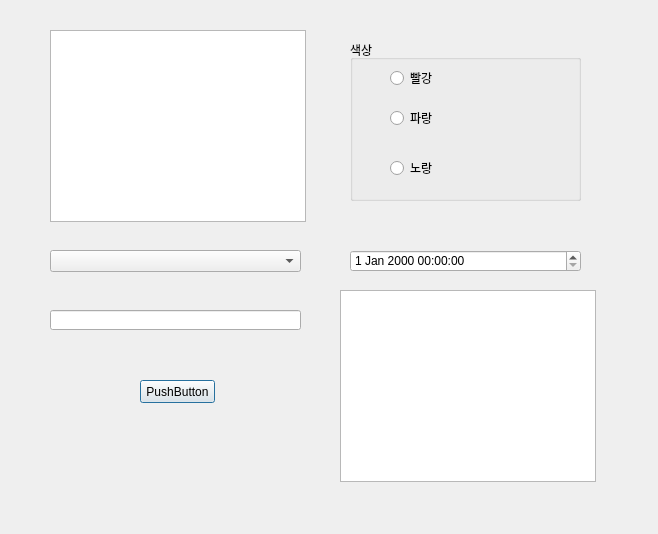
<?xml version="1.0" encoding="UTF-8"?>
<ui version="4.0">
 <class>Dialog</class>
 <widget class="QDialog" name="Dialog">
  <property name="geometry">
   <rect>
    <x>0</x>
    <y>0</y>
    <width>658</width>
    <height>534</height>
   </rect>
  </property>
  <property name="windowTitle">
   <string>Dialog</string>
  </property>
  <widget class="QListWidget" name="listWidget">
   <property name="geometry">
    <rect>
     <x>50</x>
     <y>30</y>
     <width>256</width>
     <height>192</height>
    </rect>
   </property>
  </widget>
  <widget class="QComboBox" name="comboBox">
   <property name="geometry">
    <rect>
     <x>50</x>
     <y>250</y>
     <width>251</width>
     <height>22</height>
    </rect>
   </property>
  </widget>
  <widget class="QPushButton" name="pushButton">
   <property name="geometry">
    <rect>
     <x>140</x>
     <y>380</y>
     <width>75</width>
     <height>23</height>
    </rect>
   </property>
   <property name="text">
    <string>PushButton</string>
   </property>
  </widget>
  <widget class="QGroupBox" name="groupBox">
   <property name="geometry">
    <rect>
     <x>350</x>
     <y>40</y>
     <width>231</width>
     <height>161</height>
    </rect>
   </property>
   <property name="title">
    <string>색상</string>
   </property>
   <widget class="QRadioButton" name="radioButtonRed">
    <property name="geometry">
     <rect>
      <x>40</x>
      <y>30</y>
      <width>90</width>
      <height>16</height>
     </rect>
    </property>
    <property name="text">
     <string>빨강</string>
    </property>
   </widget>
   <widget class="QRadioButton" name="radioButtonBlue">
    <property name="geometry">
     <rect>
      <x>40</x>
      <y>70</y>
      <width>90</width>
      <height>16</height>
     </rect>
    </property>
    <property name="text">
     <string>파랑</string>
    </property>
   </widget>
   <widget class="QRadioButton" name="radioButtonYellow">
    <property name="geometry">
     <rect>
      <x>40</x>
      <y>120</y>
      <width>90</width>
      <height>16</height>
     </rect>
    </property>
    <property name="text">
     <string>노랑</string>
    </property>
   </widget>
  </widget>
  <widget class="QDateTimeEdit" name="dateTimeEdit">
   <property name="geometry">
    <rect>
     <x>350</x>
     <y>250</y>
     <width>231</width>
     <height>22</height>
    </rect>
   </property>
  </widget>
  <widget class="QTableWidget" name="tableWidget">
   <property name="geometry">
    <rect>
     <x>340</x>
     <y>290</y>
     <width>256</width>
     <height>192</height>
    </rect>
   </property>
  </widget>
  <widget class="QLineEdit" name="lineEdit">
   <property name="geometry">
    <rect>
     <x>50</x>
     <y>310</y>
     <width>251</width>
     <height>20</height>
    </rect>
   </property>
  </widget>
 </widget>
 <resources/>
 <connections/>
</ui>
